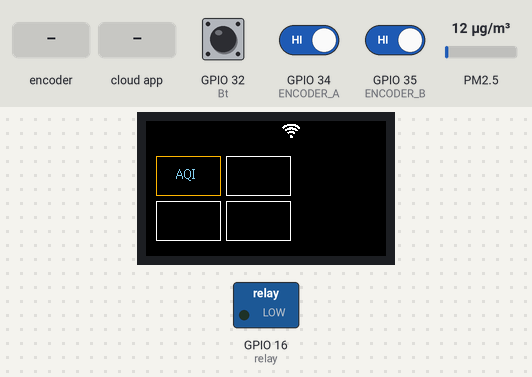
The sketch below on a simulated ESP32. Shown: 240×135 colour display, switched loads named in the sketch (green lamp = pin HIGH). The inputs (shaded band) are chosen by the test bench; at power-on: GPIO 32 (Bt) HIGH, GPIO 34 (ENCODER_A) HIGH, GPIO 35 (ENCODER_B) HIGH, PM2.5 12 µg/m³. WiFi joins after 1.5 s; servers stay silent unless stated; the Firebase database answers and starts empty; what the sketch prints to the serial monitor is not drawn.

Above: at 5.9 s.
6.0 s: GPIO 32 (Bt) pulled LOW for 0.4 s
At 8.6 s:
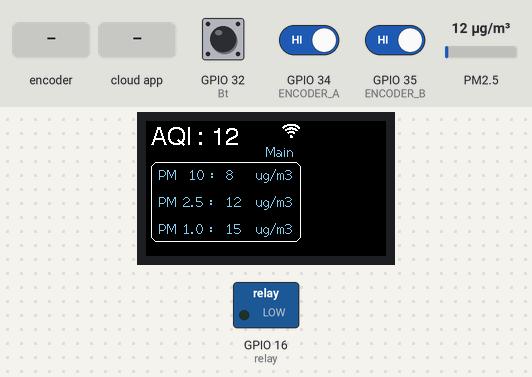
9.4 s: rotary encoder on GPIO 34 (ENCODER_A) / GPIO 35 (ENCODER_B) turned 1 step (first pin leading)
At 10.2 s:
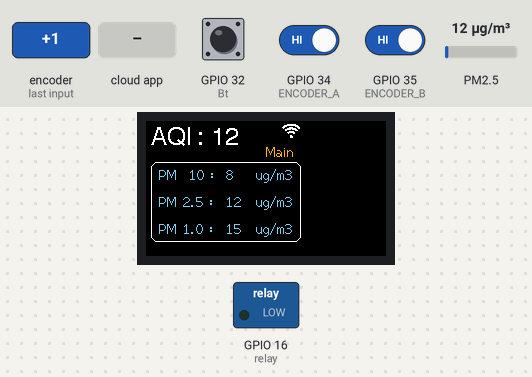
12.6 s: GPIO 32 (Bt) pulled LOW for 1 s
At 16.3 s:
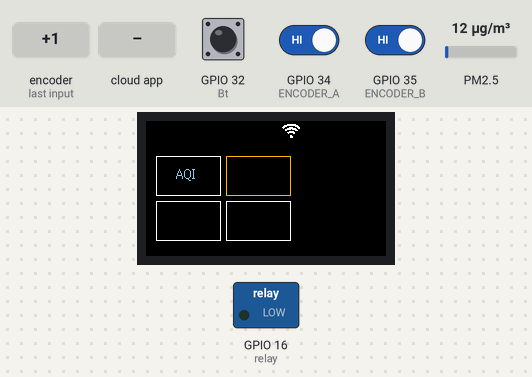
16.6 s: the phone or cloud app sets Relay to 1
At 17.1 s:
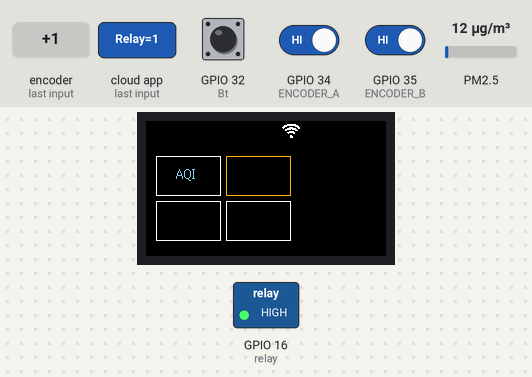
18.1 s: rotary encoder on GPIO 34 (ENCODER_A) / GPIO 35 (ENCODER_B) turned 3 steps (first pin leading)
At 19.8 s:
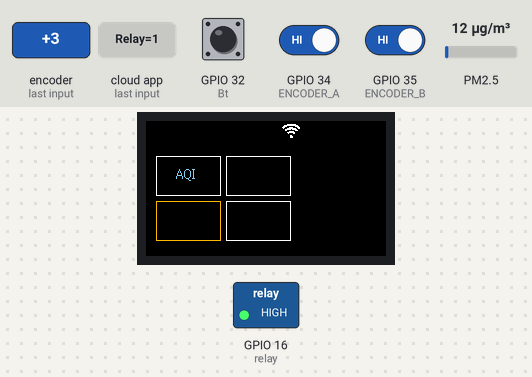
20.2 s: the phone or cloud app sets Relay to 0
At 21.7 s:
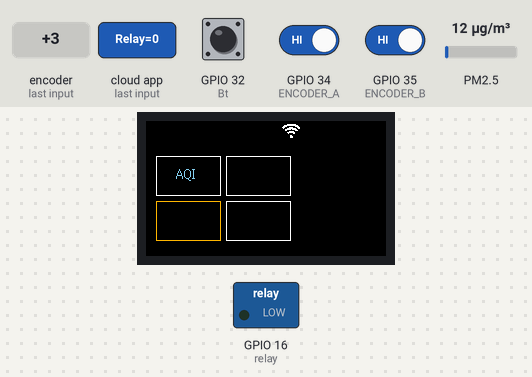
Timing chart, 0 to 23.2 s (numbered marks = the images above; inputs shaded):
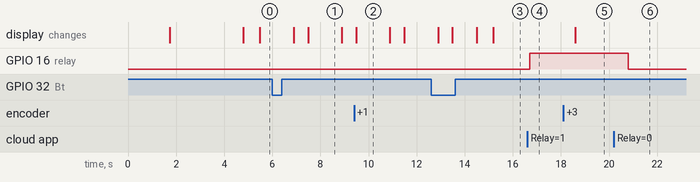

Measured:
- after the input at 6.0 s, the display: first changes after 0.89 s (image 1 shows a later state)
- after the input at 9.4 s, the display: changes after 0.09 s (image 2)
- after the input at 12.6 s, the display: first differs from a run without the input after 0.89 s (image 3 shows a later state)
- after the input at 16.6 s, GPIO 16 (relay): LOW → HIGH after 0.10 s
- after the input at 18.1 s, the display: changes after 0.50 s (image 5)
- after the input at 20.2 s, GPIO 16 (relay): HIGH → LOW after 0.60 s
- what the display in image 1 shows lasts 1.4 s, from 7.5 s to 8.9 s

The sketch:

src.ino
```cpp
// #include "SD.h"
#include <FirebaseESP32.h>
#include <TFT_eSPI.h>
#include <SPI.h>
#include "PMS.h"
#include <WiFiManager.h>

PMS pms(Serial);
PMS::DATA data;

FirebaseData firebaseData;

TFT_eSPI tft = TFT_eSPI();

const unsigned char Connected_Wifi [] PROGMEM = {
	0x00, 0x00, 0x00, 0x00, 0x00, 0x00, 0x00, 0x00, 0x00, 0x03, 0xfe, 0x00, 0x1f, 0xff, 0x80, 0x3c,
	0x03, 0xc0, 0x70, 0xf0, 0xe0, 0x23, 0xfe, 0x60, 0x0f, 0xdf, 0x00, 0x0c, 0x03, 0x80, 0x00, 0xf8,
	0x00, 0x03, 0xfc, 0x00, 0x01, 0x0c, 0x00, 0x00, 0x00, 0x00, 0x00, 0x60, 0x00, 0x00, 0x70, 0x00,
	0x00, 0x70, 0x00, 0x00, 0x00, 0x00, 0x00, 0x00, 0x00, 0x00, 0x00, 0x00
};
const unsigned char dis_WIFI [] PROGMEM = {
	0x00, 0x00, 0x00, 0x00, 0x00, 0x00, 0x00, 0x00, 0x00, 0x00, 0x00, 0x00, 0x03, 0xfd, 0x80, 0x0f,
	0xff, 0x80, 0x3c, 0x07, 0xc0, 0x31, 0xfc, 0xe0, 0x27, 0xfe, 0x40, 0x0f, 0x37, 0x80, 0x0c, 0x71,
	0x00, 0x03, 0xfc, 0x00, 0x03, 0x8c, 0x00, 0x03, 0x00, 0x00, 0x06, 0x70, 0x00, 0x04, 0xf0, 0x00,
	0x00, 0x70, 0x00, 0x00, 0x60, 0x00, 0x00, 0x00, 0x00, 0x00, 0x00, 0x00
};


#define TFT_BLACK       0x0000      /*   0,   0,   0 */
#define TFT_NAVY        0x000F      /*   0,   0, 128 */
#define TFT_DARKGREEN   0x03E0      /*   0, 128,   0 */
#define TFT_DARKCYAN    0x03EF      /*   0, 128, 128 */
#define TFT_MAROON      0x7800      /* 128,   0,   0 */
#define TFT_PURPLE      0x780F      /* 128,   0, 128 */
#define TFT_OLIVE       0x7BE0      /* 128, 128,   0 */
#define TFT_LIGHTGREY   0xD69A      /* 211, 211, 211 */
#define TFT_DARKGREY    0x7BEF      /* 128, 128, 128 */
#define TFT_BLUE        0x001F      /*   0,   0, 255 */
#define TFT_GREEN       0x07E0      /*   0, 255,   0 */
#define TFT_CYAN        0x07FF      /*   0, 255, 255 */
#define TFT_RED         0xF800      /* 255,   0,   0 */
#define TFT_MAGENTA     0xF81F      /* 255,   0, 255 */
#define TFT_YELLOW      0xFFE0      /* 255, 255,   0 */
#define TFT_WHITE       0xFFFF      /* 255, 255, 255 */
#define TFT_ORANGE      0xFDA0      /* 255, 180,   0 */
#define TFT_GREENYELLOW 0xB7E0      /* 180, 255,   0 */
#define TFT_PINK        0xFC9F      /* 255, 192, 203 */ //Lighter pink, was 0xFC9F,0xFE19
#define TFT_BROWN       0x9A60      /* 150,  75,   0 */
#define TFT_GOLD        0xFEA0      /* 255, 215,   0 */
#define TFT_SILVER      0xC618      /* 192, 192, 192 */
#define TFT_SKYBLUE     0x867D      /* 135, 206, 235 */
#define TFT_VIOLET      0x915C      /* 180,  46, 226 */
#define ENCODER_A 34 // Pin for Encoder A
#define ENCODER_B 35 // Pin for Encoder B
#define Bt 32
#define relay 16

volatile int encoder_value = 0;
unsigned long wait  = 1000;
unsigned long last = 0;
bool res;
int state;

  int _AQI_2_5;
  int _AQI_10_0;
  int final_AQI;

  //diff AQI2.5
  int X1 = -25;
  int X2 = 24;
  int X3 = 49;
  int X4 = 99;
  //diff MIN MAX pm 2.5
  int I1 = -25;
  int I2 = 11;
  int I3 = 12;
  int I4 = 39;
  //diff MIN MAX pm 10
  int Y1 = -50;
  int Y2 = 29;
  int Y3 = 39;
  int Y4 = 59;
WiFiManager wm;

// 128 x 160 px
void setup() {
  tft.init();
  pinMode(ENCODER_A, INPUT_PULLUP);
  pinMode(ENCODER_B, INPUT_PULLUP);
  pinMode(Bt, INPUT_PULLUP);
  attachInterrupt(digitalPinToInterrupt(ENCODER_A), encoder_isr, CHANGE);
  // wm.resetSettings();f
  pinMode(relay , OUTPUT);
  Firebase.begin("https://iot-flutter-46ee1-default-rtdb.asia-southeast1.firebasedatabase.app/", "CWPnFFPpn6xb16sKCL4UufeofBUyEJg0H7NyM3Ts");
  tft.setRotation(1);
  Serial.begin(9600);
  start_page();
  Wifi_begin();
  delay(3000);
  encoder_value = -50;
  tft.fillScreen(TFT_BLACK);
}

void loop() {
  // Particle();
  Selected_page();
    if ( Firebase.getString(firebaseData, "/ESP/Relay") ){
      String ledSState = firebaseData.stringData();
      if(ledSState=="1"){
            Serial.println(" ==> Led:1 Action");
            digitalWrite(relay,HIGH);
        }
        else{
          Serial.println(" ==> Led:0 Action");
          digitalWrite(relay,LOW);
        }
    }
  delay(500);
}

void start_page(){
  tft.fillScreen(TFT_BLACK);
  tft.setCursor(130,100,1);
  tft.setTextColor(TFT_WHITE);
  // tft.print(WiFi.RSSI());
  tft.drawWedgeLine(0, 20, 160, 20, 1, 1, TFT_WHITE);
  tft.setTextColor(TFT_WHITE);
  tft.setCursor(10, 32, 4);
  tft.println("Dust Tracker");
  tft.setCursor(30, 70, 2);
  tft.setTextColor(TFT_GREENYELLOW);
  tft.println("Debsirin School");
  tft.drawRoundRect(0, 0, 160, 127, 3, TFT_WHITE);
  }

void dispText(String text,int TextX, int TextY ,int color){
  tft.setTextColor(color);
  tft.setCursor(TextX,TextY,2);
  tft.print(text);
}
void drawvalue(int valuesensor ,int ValueX ,int ValueY){
  tft.setTextColor(TFT_SKYBLUE);
  tft.setCursor(ValueX,ValueY,2);
  tft.print(valuesensor);
}
void Particle(){
  if (pms.read(data))
  {
  tft.fillScreen(TFT_BLACK);
  wifi_check();
  Thai_AQI(data.PM_AE_UG_2_5,data.PM_AE_UG_10_0);
  tft.setTextColor(TFT_WHITE);
  tft.setCursor(5,5,4);
  tft.print("AQI : ");
  tft.setCursor(65,5,4);
  tft.print(final_AQI);
  tft.drawRoundRect(5, 41, 150, 80, 6, TFT_WHITE);
  dispText("PM  10 :",13,46,TFT_SKYBLUE);
  dispText("PM 2.5 :",13,73,TFT_SKYBLUE);
  dispText("PM 1.0 :",13,100,TFT_SKYBLUE);
  dispText("Main",120,23,TFT_SKYBLUE);
  sent_valueParticle(String(data.PM_AE_UG_10_0),String(data.PM_AE_UG_1_0),String(data.PM_AE_UG_2_5),String(final_AQI));
    if(encoder_value > 1){
    encoder_value = 1;
  }
  if(encoder_value < -1){
    encoder_value = -1;
  }
  int selected = map(encoder_value,-1,1,0,1);
  if(selected == 1){
    dispText("Main",120,23,TFT_ORANGE);
  }
  if (digitalRead(Bt) == 0 && selected == 1){
    delay(1000);
    state = 0;
  }
    Serial.println("Encoder value: " + String(encoder_value));
    if(digitalRead(Bt) == 0){
    Serial.println("Button press");
  }
  // pms.read(data);
  tft.setTextColor(TFT_SKYBLUE);
  tft.setCursor(80,46,2);
  tft.print(data.PM_AE_UG_1_0);
  tft.setCursor(110,46,2);
  tft.print("ug/m3");

  tft.setCursor(80,73,2);
  tft.print(data.PM_AE_UG_2_5);
  tft.setCursor(110,73,2);
  tft.print("ug/m3");


  tft.setCursor(80,100,2);
  tft.print(data.PM_AE_UG_10_0);
  tft.setCursor(110,100,2);
  tft.print("ug/m3");


  }
}
void Wifi_begin(){
if (WiFi.status() != WL_CONNECTED){
        tft.setTextColor(TFT_WHITE);
        tft.setCursor(7, 3, 2);
        tft.print("Failed to connect");
        tft.drawBitmap(135,0,dis_WIFI,20,20,TFT_RED);
        // wm.autoConnect("Particle meter","admin123");
  }

    wm.autoConnect("Particle meter","admin123");
  if (WiFi.status() == WL_CONNECTED){
        start_page();
        tft.setTextColor(TFT_WHITE);
        tft.setCursor(7, 3, 2);
        tft.print("connected");
        tft.drawBitmap(135,0,Connected_Wifi,20,20,TFT_WHITE);
    }
    else{
        tft.setTextColor(TFT_WHITE);
        tft.setCursor(7, 3, 2);
        tft.print("Failed to connect");
        tft.drawBitmap(135,0,dis_WIFI,20,20,TFT_RED);
        // wm.autoConnect("Particle meter","admin123");
  }
}
void wifi_check(){
    if (WiFi.status() == WL_CONNECTED){
        tft.drawBitmap(135,0,Connected_Wifi,20,20,TFT_WHITE);
    }else{
        tft.drawBitmap(135,0,dis_WIFI,20,20,TFT_RED);
    }
}
void encoder_isr() {
  // Reading the current state of encoder A and B
  int A = digitalRead(ENCODER_A);
  int B = digitalRead(ENCODER_B);
  // If the state of A changed, it means the encoder has been rotated
  if ((A == HIGH) != (B == LOW)) {
    encoder_value--;
  } else {
    encoder_value++;
  }

}
void AQI2_5(int pm2_5){
  if(pm2_5 > 0 && pm2_5 < 26){
    _AQI_2_5 = ((X1/I1)*(pm2_5-0))+0;
  }else if(pm2_5 >= 26 && pm2_5 < 38){
    _AQI_2_5 = ((X2/I2)*(pm2_5-26))+26;
  }else if(pm2_5 >= 38 && pm2_5 < 51){
    _AQI_2_5 = ((X3/I3)*(pm2_5-38))+51;
  }else if(pm2_5 >= 51 && pm2_5 < 91){
    _AQI_2_5 = ((X4/I4)*(pm2_5-51))+101;
  }else if(pm2_5 >= 92){
    Serial.print("danger AQI > 200");
  }
  return;
}
void AQI10_0(int pm10_0){
    if(pm10_0 > 0 && pm10_0 < 51){
    _AQI_10_0 = ((X1/Y1)*(pm10_0-0))+0;
  }else if(pm10_0 >= 51 && pm10_0 < 81){
    _AQI_10_0 = ((X2/Y2)*(pm10_0-26))+26;
  }else if(pm10_0 >= 81 && pm10_0 < 121){
    _AQI_10_0 = ((X3/Y3)*(pm10_0-38))+51;
  }else if(pm10_0 >= 121 && pm10_0 < 181){
    _AQI_10_0 = ((X4/Y4)*(pm10_0-51))+101;
  }else if(pm10_0 >= 181){
    Serial.print("danger AQI > 200");
  }
  return;
}
void Thai_AQI(int PM2_5,int PM10){
  AQI10_0(PM10);
  AQI2_5(PM2_5);
  if(_AQI_10_0 >= _AQI_2_5){
    final_AQI = _AQI_10_0;
  }else{
    final_AQI = _AQI_2_5;
  }
  return;
}
void Selected_page(){
  tft.fillScreen(TFT_BLACK);
  tft.setTextColor(TFT_RED, TFT_BLACK);
  wifi_check();
  tft.drawRect(10, 35, 65, 40, TFT_WHITE);
  tft.drawRect(80, 35, 65, 40, TFT_WHITE);
  tft.drawRect(10, 80, 65, 40, TFT_WHITE);
  tft.drawRect(80, 80, 65, 40, TFT_WHITE);
  int page_num = map(encoder_value,-10,10,1,4);
  dispText("AQI",30,45,TFT_SKYBLUE);
  // delay(500);

  if(encoder_value > 10){
    encoder_value = 10;
  }
  if(encoder_value < -10){
    encoder_value = -10;
  }


  if(page_num == 1){
    tft.drawRect(10, 35, 65, 40, TFT_ORANGE);
    // delay(200);
    while(state == 1){
      Particle();
    }
  }else if(page_num == 2){
    tft.drawRect(80, 35, 65, 40, TFT_ORANGE);
  }else if(page_num == 3){
    tft.drawRect(10, 80, 65, 40, TFT_ORANGE);
  }else if(page_num == 4){
    tft.drawRect(80, 80, 65, 40, TFT_ORANGE);
  }
  // tft.drawNumber(encoder_value,0,0,2)
  if(digitalRead(Bt) == 0 && page_num == 1){
    state = 1;
  }


  Serial.println("Encoder value: " + String(encoder_value));
    if(digitalRead(Bt) == 0){
    Serial.println("Button press");
  }
}
void sent_valueParticle(String value1,String value2,String value3,String value4){
 if( millis() - last > wait) {
     last = millis();
     Firebase.setString(firebaseData, "/ESP/PM 10", value1);
     Firebase.setString(firebaseData, "/ESP/PM 1_0", value2);
     Firebase.setString(firebaseData, "/ESP/PM 2_5", value3);
     Firebase.setString(firebaseData, "/ESP/AQI", value4);
 }
}
```
